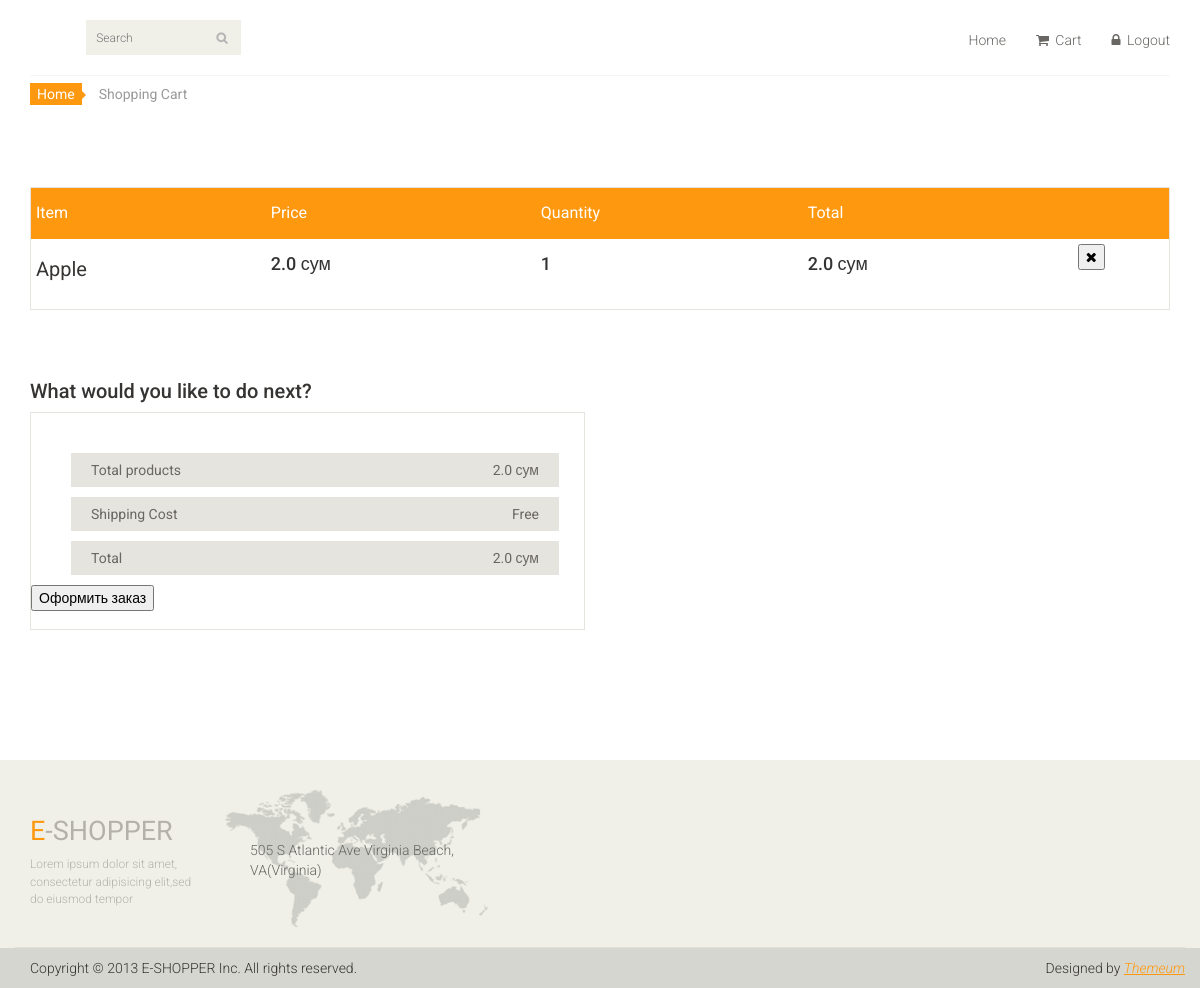
The app's page /cart (signed in) with its own data.
### main_page/models.py (models this page shows, shortened)
class Cart(models.Model):
    user_id = models.IntegerField()
    user_product = models.ForeignKey(Product, on_delete=models.CASCADE)
    user_product_quantity = models.IntegerField()
    total_for_product = models.FloatField()

class Product(models.Model):
    product_name = models.CharField(max_length=125)
    product_count = models.IntegerField()
    product_price = models.FloatField()
    product_photo = models.ImageField(upload_to='media')
    product_des = models.TextField()
    product_category = models.ForeignKey(Category, on_delete=models.CASCADE)
    reg_date = models.DateTimeField(auto_now_add=True)
    def __str__(self):
        return self.product_name

### main_page/views.py (the view)
# urls.py: path('cart', views.get_user_cart),
def get_user_cart(request):
    user_cart = Cart.objects.filter(user_id = request.user.id)
    total = sum([i.total_for_product for i in user_cart])
    context = {'cart': user_cart,'total': total}
    return render(request,'user_cart.html',context)

### main_page/templates/user_cart.html (shortened to what this page needs)
{% extends 'index.html' %}
{% block content %}
	<section id="cart_items">
		<div class="container">
			<div class="breadcrumbs">
				<ol class="breadcrumb">
				  <li><a href="/">Home</a></li>
				  <li class="active">Shopping Cart</li>
				</ol>
			</div>
			<div class="table-responsive cart_info">
				<table class="table table-condensed">
					<thead>
						<tr class="cart_menu">
							<td class="description">Item</td>
							<td class="price">Price</td>
							<td class="quantity">Quantity</td>
							<td class="total">Total</td>
							<td></td>
						</tr>
					</thead>
					<tbody>
					{% for i in cart %}
						<tr>
							<td class="cart_description">
								<h4><a href="/item/{{ i.user_product.id }}">{{ i.user_product }}</a></h4>
							</td>
							<td class="cart_price">
								<h4>{{ i.user_product.product_price }} сум</h4>
							</td>
							<td class="cart_quantity">
								<h4>{{ i.user_product_quantity }}</h4>
							</td>
							<td class="cart_total">
								<h4>{{ total }} сум</h4>
							</td>
							<td class="cart_delete">
								<form method="post">
									<button><i class="fa fa-times"></i></button>
								</form>
							</td>
						</tr>
					{% endfor %}
					</tbody>
				</table>
			</div>
		</div>
	</section>
	<section id="do_action">
		<div class="container">
			<div class="heading">
				<h3>What would you like to do next?</h3>
			</div>
			<div class="row">
				<div class="col-sm-6">
					<div class="total_area">
						<ul>
							<li>Total products <span>{{ total }} сум</span></li>
							<li>Shipping Cost <span>Free</span></li>
							<li>Total <span>{{ total }} сум</span></li>
						</ul>
							<form method="POST" action="/order">
								<button>Оформить заказ</button>
							</form>
					</div>
				</div>
			</div>
		</div>
	</section>
{% endblock content %}

### main_page/static/css/main.css (style rules this page uses)
body { font-family: 'Roboto', sans-serif; background:; position: relative; font-weight:400px; }
ul li { list-style: none; }
a { -webkit-transition: 300ms; -moz-transition: 300ms; -o-transition: 300ms; transition: 300ms; }
h1, h2, h3, h4, h5, h6 { font-family: 'Roboto', sans-serif; }
#do_action { margin-bottom: 50px; }
.breadcrumbs { position: relative; }
.breadcrumbs .breadcrumb { background:transparent; margin-bottom: 75px; padding-left: 0; }
.breadcrumbs .breadcrumb li a { background:#FE980F; color: #FFFFFF; padding: 3px 7px; }
.breadcrumbs .breadcrumb li a:after { content:""; height:auto; width: auto; border-width: 8px; border-style: solid; border-color:transparent transparent transparent #FE980F; position: absolute; top: 11px; left:48px; }
.breadcrumbs .breadcrumb > li + li:before { content: " "; }
#cart_items .cart_info { border: 1px solid #E6E4DF; margin-bottom: 50px }
#cart_items .cart_info .cart_menu { background: #FE980F; color: #fff; font-size: 16px; font-family: 'Roboto', sans-serif; font-weight: normal; }
#cart_items .cart_info .table.table-condensed thead tr { height: 51px; }
#cart_items .cart_info .table.table-condensed tr { border-bottom: 1px solid#F7F7F0 }
#cart_items .cart_info .table.table-condensed tr:last-child { border-bottom: 0 }
.cart_info table tr td { border-top: 0 none; vertical-align: inherit; }
#cart_items .cart_info .cart_description h4 { margin-bottom: 0 }
#cart_items .cart_info .cart_description h4 a { color: #363432; font-family: 'Roboto',sans-serif; font-size: 20px; font-weight: normal; }
.cart_delete { display: block; margin-right: -12px; overflow: hidden; }
.heading h3 { color: #363432; font-size: 20px; font-family: 'Roboto', sans-serif; }
#do_action .total_area { padding-bottom: 18px !important; }
#do_action .total_area, #do_action .chose_area { border: 1px solid #E6E4DF; color: #696763; padding: 30px 25px 30px 0; margin-bottom: 80px; }
.total_area span { float: right; }
.total_area ul li { background:#E6E4DF; color: #696763; margin-top: 10px; padding: 7px 20px; }

### records on screen
Cart: user_product "Apple", user_product.product_price "2.0", user_product_quantity "1", total_for_product "2.0"

### other values on screen
{{ total }} "2.0"
